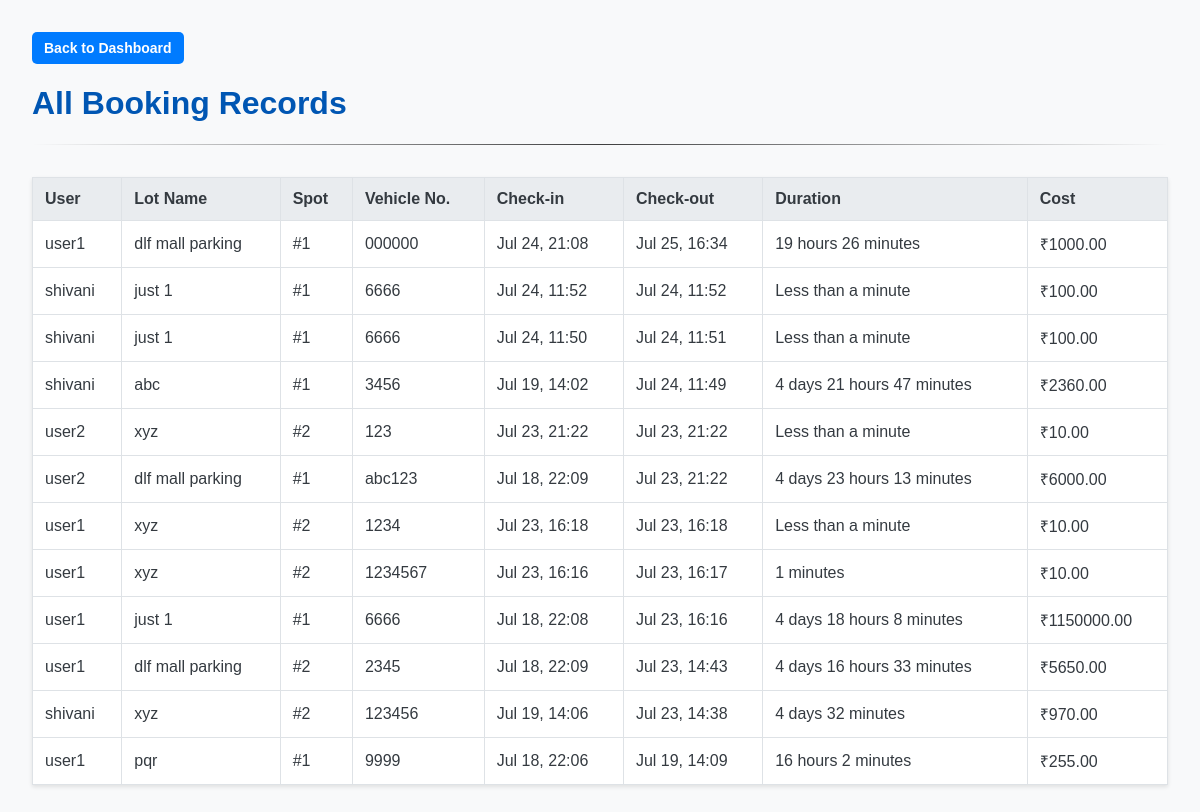
The page /admin/bookings (signed in) on the database as committed earlier.
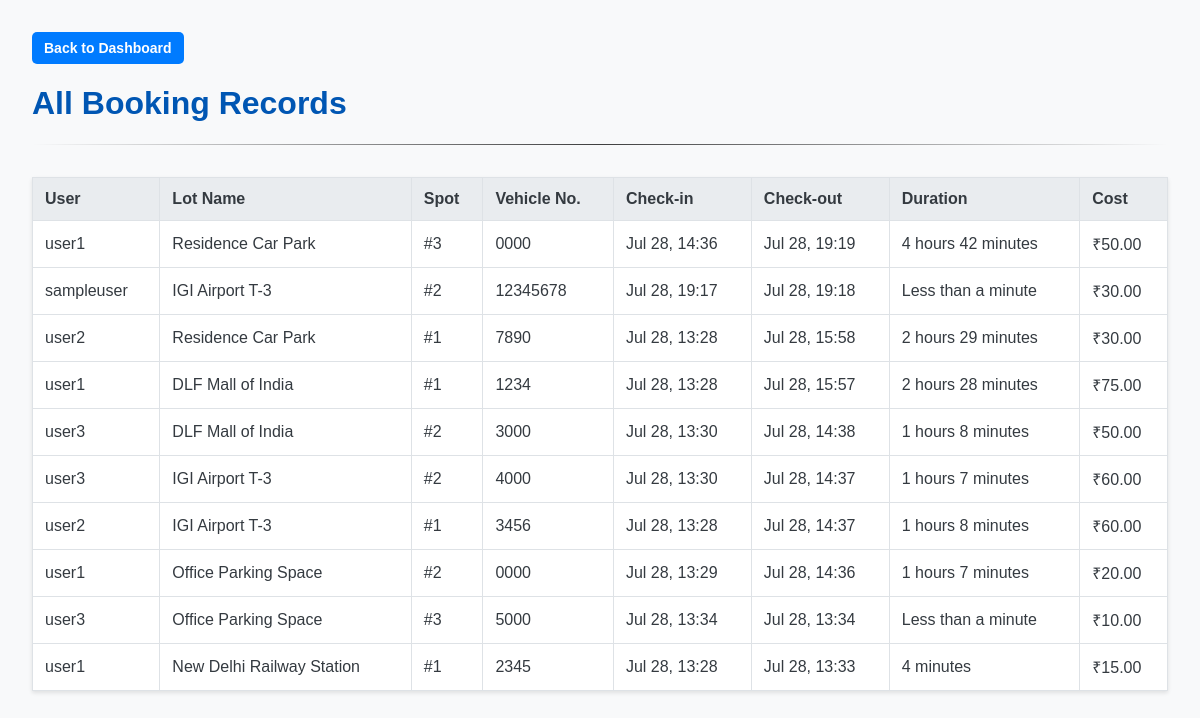
The same page on the database as committed later.
### models/models.py (models this page shows)
class Booking(db.Model):
    __tablename__ = 'bookings'
    id = db.Column(db.Integer, primary_key=True)
    vehicle_number = db.Column(db.String(20), nullable=False)
    check_in_time = db.Column(db.DateTime, nullable=False, default=datetime.utcnow)
    check_out_time = db.Column(db.DateTime, nullable=True)
    total_cost = db.Column(db.Float, nullable=True)
    user_id = db.Column(db.Integer, db.ForeignKey('users.id'), nullable=False)
    spot_id = db.Column(db.Integer, db.ForeignKey('parking_spots.id'), nullable=False)

class User(db.Model):
    __tablename__ = 'users'
    id = db.Column(db.Integer, primary_key=True)
    username = db.Column(db.String(80), unique=True, nullable=False)
    email = db.Column(db.String(120), unique=True, nullable=False)
    password = db.Column(db.String(128), nullable=False)
    is_admin = db.Column(db.Boolean, default=False, nullable=False)
    bookings = db.relationship('Booking', backref='user', lazy=True)

class ParkingLot(db.Model):
    __tablename__ = 'parking_lots'
    id = db.Column(db.Integer, primary_key=True)
    name = db.Column(db.String(100), nullable=False)
    address = db.Column(db.String(200), nullable=False)
    pincode = db.Column(db.String(10), nullable=False)
    price_per_hour = db.Column(db.Float, nullable=False)
    capacity = db.Column(db.Integer, nullable=False)
    spots = db.relationship('ParkingSpot', backref='parking_lot', lazy=True, cascade="all, delete-orphan")

class ParkingSpot(db.Model):
    __tablename__ = 'parking_spots'
    id = db.Column(db.Integer, primary_key=True)
    spot_number = db.Column(db.Integer, nullable=False)
    status = db.Column(db.String(1), default='A', nullable=False)
    lot_id = db.Column(db.Integer, db.ForeignKey('parking_lots.id'), nullable=False)
    bookings = db.relationship('Booking', backref='parking_spot', lazy=True)

### app.py (the view)
@app.route('/admin/bookings')
def admin_all_bookings():
    if not session.get('is_admin'):
        flash("Admin access required.", "error")
        return redirect(url_for('login'))
    all_bookings = Booking.query.filter(Booking.check_out_time.isnot(None)).order_by(Booking.check_out_time.desc()).all()
    for booking in all_bookings:
        booking.duration_str = format_duration(booking)
    return render_template('admin_all_bookings.html', bookings=all_bookings)

### app.py (called while the page is built)
def format_duration(booking):
    if not (booking.check_out_time and booking.check_in_time):
        return "N/A"
    delta = booking.check_out_time - booking.check_in_time
    total_seconds = delta.total_seconds()
    days, remainder = divmod(total_seconds, (24*60*60))
    hours, remainder = divmod(remainder, (60*60))
    minutes, remainder = divmod(remainder, 60)
    parts = ""
    if days > 0:
        parts += (f"{int(days)} days ")
    if hours > 0:
        parts += (f"{int(hours)} hours ")
    if minutes > 0:
        parts += (f"{int(minutes)} minutes")
    if parts:
        return parts
    else:
        return "Less than a minute"

### templates/admin_all_bookings.html (shortened to what this page needs)
<!DOCTYPE html>
<html lang="en">
<head>
    <link rel="stylesheet" href="{{ url_for('static', filename='css/styles.css') }}">
</head>
<body>
    <div>
        <a href="{{ url_for('admin_dashboard') }}" class="btn btn-primary"> Back to Dashboard</a>
    </div>
    <h1>All Booking Records</h1>
    <hr>
    <table>
        <thead>
            <tr>
                <th>User</th>
                <th>Lot Name</th>
                <th>Spot</th>
                <th>Vehicle No.</th>
                <th>Check-in</th>
                <th>Check-out</th>
                <th>Duration</th>
                <th>Cost</th>
            </tr>
        </thead>
        <tbody>
            {% for booking in bookings %}
            <tr>
                <td>{{ booking.user.username }}</td>
                <td>{{ booking.parking_spot.parking_lot.name }}</td>
                <td>#{{ booking.parking_spot.spot_number }}</td>
                <td>{{ booking.vehicle_number }}</td>
                <td>{{ booking.check_in_time.strftime('%b %d, %H:%M') }}</td>
                <td>{{ booking.check_out_time.strftime('%b %d, %H:%M') }}</td>
                <td>{{ booking.duration_str }}</td>
                <td>₹{{ '%.2f'|format(booking.total_cost) }}</td>
            </tr>
            {% else %}
            <tr>
                <td colspan="8">No booking records found.</td>
            </tr>
            {% endfor %}
        </tbody>
    </table>
</body>
</html>

Rows that differ between the two databases and show on the page:
no longer on this page (row edited): Booking: user.username "user1", parking_spot.parking_lot.name "dlf mall parking", parking_spot.spot_number "1", vehicle_number "000000", check_in_time "Jul 24, 21:08", check_out_time "Jul 25, 16:34", duration_str "19 hours 26 minutes", total_cost "1000.00"
no longer on this page (row edited): Booking: user.username "shivani", parking_spot.parking_lot.name "just 1", parking_spot.spot_number "1", vehicle_number "6666", check_in_time "Jul 24, 11:52", check_out_time "Jul 24, 11:52", duration_str "Less than a minute", total_cost "100.00"
removed Booking: user.username "shivani", parking_spot.parking_lot.name "just 1", parking_spot.spot_number "1", vehicle_number "6666", check_in_time "Jul 24, 11:50", check_out_time "Jul 24, 11:51", duration_str "Less than a minute", total_cost "100.00"
removed Booking: user.username "shivani", parking_spot.parking_lot.name "abc", parking_spot.spot_number "1", vehicle_number "3456", check_in_time "Jul 19, 14:02", check_out_time "Jul 24, 11:49", duration_str "4 days 21 hours 47 minutes", total_cost "2360.00"
no longer on this page (row edited): Booking: user.username "user2", parking_spot.parking_lot.name "dlf mall parking", parking_spot.spot_number "1", vehicle_number "abc123", check_in_time "Jul 18, 22:09", check_out_time "Jul 23, 21:22", duration_str "4 days 23 hours 13 minutes", total_cost "6000.00"
no longer on this page (row edited): Booking: user.username "user1", parking_spot.parking_lot.name "xyz", parking_spot.spot_number "2", vehicle_number "1234567", check_in_time "Jul 23, 16:16", check_out_time "Jul 23, 16:17", duration_str "1 minutes", total_cost "10.00"
removed Booking: user.username "user1", parking_spot.parking_lot.name "dlf mall parking", parking_spot.spot_number "2", vehicle_number "2345", check_in_time "Jul 18, 22:09", check_out_time "Jul 23, 14:43", duration_str "4 days 16 hours 33 minutes", total_cost "5650.00"
no longer on this page (row edited): Booking: user.username "shivani", parking_spot.parking_lot.name "xyz", parking_spot.spot_number "2", vehicle_number "123456", check_in_time "Jul 19, 14:06", check_out_time "Jul 23, 14:38", duration_str "4 days 32 minutes", total_cost "970.00"
added Booking: user.username "user1", parking_spot.parking_lot.name "Residence Car Park", parking_spot.spot_number "3", vehicle_number "0000", check_in_time "Jul 28, 14:36", check_out_time "Jul 28, 19:19", duration_str "4 hours 42 minutes", total_cost "50.00"
added Booking: user.username "sampleuser", parking_spot.parking_lot.name "IGI Airport T-3", parking_spot.spot_number "2", vehicle_number "12345678", check_in_time "Jul 28, 19:17", check_out_time "Jul 28, 19:18", duration_str "Less than a minute", total_cost "30.00"
added Booking: user.username "user2", parking_spot.parking_lot.name "Residence Car Park", parking_spot.spot_number "1", vehicle_number "7890", check_in_time "Jul 28, 13:28", check_out_time "Jul 28, 15:58", duration_str "2 hours 29 minutes", total_cost "30.00"
now on this page (row edited): Booking: user.username "user1", parking_spot.parking_lot.name "DLF Mall of India", parking_spot.spot_number "1", vehicle_number "1234", check_in_time "Jul 28, 13:28", check_out_time "Jul 28, 15:57", duration_str "2 hours 28 minutes", total_cost "75.00"
changed Booking: user.username "user1" → "user3"; parking_spot.parking_lot.name "xyz" → "DLF Mall of India"; vehicle_number "1234" → "3000"; check_in_time "Jul 23, 16:18" → "Jul 28, 13:30"; check_out_time "Jul 23, 16:18" → "Jul 28, 14:38"; duration_str "Less than a minute" → "1 hours 8 minutes"; total_cost "10.00" → "50.00"; moves up the list
changed Booking (number 6 of 10 on the later page): user.username "user2" → "user3"; parking_spot.parking_lot.name "xyz" → "IGI Airport T-3"; vehicle_number "123" → "4000"; check_in_time "Jul 23, 21:22" → "Jul 28, 13:30"; check_out_time "Jul 23, 21:22" → "Jul 28, 14:37"; duration_str "Less than a minute" → "1 hours 7 minutes"; total_cost "10.00" → "60.00"
changed Booking (number 7 of 10 on the later page): user.username "user1" → "user2"; parking_spot.parking_lot.name "just 1" → "IGI Airport T-3"; vehicle_number "6666" → "3456"; check_in_time "Jul 18, 22:08" → "Jul 28, 13:28"; check_out_time "Jul 23, 16:16" → "Jul 28, 14:37"; duration_str "4 days 18 hours 8 minutes" → "1 hours 8 minutes"; total_cost "1150000.00" → "60.00"
added Booking: user.username "user1", parking_spot.parking_lot.name "Office Parking Space", parking_spot.spot_number "2", vehicle_number "0000", check_in_time "Jul 28, 13:29", check_out_time "Jul 28, 14:36", duration_str "1 hours 7 minutes", total_cost "20.00"
now on this page (row edited): Booking: user.username "user3", parking_spot.parking_lot.name "Office Parking Space", parking_spot.spot_number "3", vehicle_number "5000", check_in_time "Jul 28, 13:34", check_out_time "Jul 28, 13:34", duration_str "Less than a minute", total_cost "10.00"
changed Booking: parking_spot.parking_lot.name "pqr" → "New Delhi Railway Station"; vehicle_number "9999" → "2345"; check_in_time "Jul 18, 22:06" → "Jul 28, 13:28"; check_out_time "Jul 19, 14:09" → "Jul 28, 13:33"; duration_str "16 hours 2 minutes" → "4 minutes"; total_cost "255.00" → "15.00"
